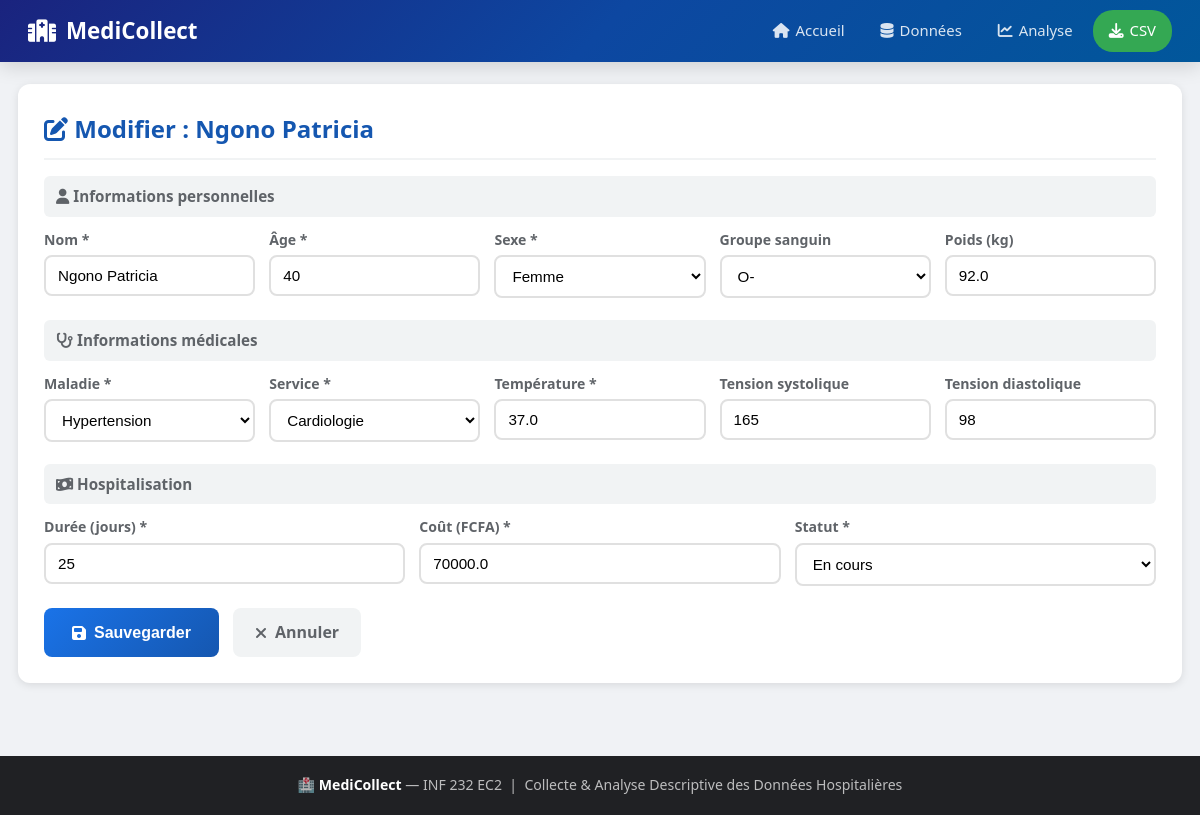
The app's page /edit/20 with its own data.
### tables this page shows
CREATE TABLE patients (
            id                   INTEGER PRIMARY KEY AUTOINCREMENT,
            nom                  TEXT    NOT NULL,
            age                  INTEGER NOT NULL,
            sexe                 TEXT    NOT NULL,
            groupe_sanguin       TEXT,
            maladie              TEXT    NOT NULL,
            service              TEXT    NOT NULL,
            temperature          REAL    NOT NULL,
            tension_systolique   INTEGER,
            tension_diastolique  INTEGER,
            poids                REAL,
            duree                INTEGER NOT NULL,
            cout                 REAL    NOT NULL,
            statut               TEXT    NOT NULL DEFAULT 'En cours',
            date_admission       TEXT    NOT NULL DEFAULT (date('now'))
        );

### app.py (the view, shortened to what this page needs)
@app.route("/edit/<int:pid>", methods=["GET","POST"])
def edit(pid):
    conn = get_db()
    p = conn.execute("SELECT * FROM patients WHERE id=?", (pid,)).fetchone()
    conn.close()
    if not p:
        flash("Patient introuvable.","danger")
        return redirect(url_for("data"))
    return render_template("edit.html", p=p,
        maladies=MALADIES, services=SERVICES,
        groupes=GROUPES, statuts=STATUTS)

### app.py (called while the page is built)
def get_db():
    conn = sqlite3.connect(DB)
    conn.row_factory = sqlite3.Row
    return conn

### templates/edit.html (shortened to what this page needs)
{% extends 'base.html' %}
{% block content %}
<div class="card">
  <h2><i class="fas fa-edit"></i> Modifier : {{ p['nom'] }}</h2>
  <form action="{{ url_for('edit', pid=p['id']) }}" method="POST">
    <div class="form-section">
      <h3><i class="fas fa-user"></i> Informations personnelles</h3>
      <div class="grid5">
        <div class="fg"><label>Nom *</label>
          <input type="text" name="nom" value="{{ p['nom'] }}" required></div>
        <div class="fg"><label>Âge *</label>
          <input type="number" name="age" value="{{ p['age'] }}" min="0" max="120" required></div>
        <div class="fg"><label>Sexe *</label>
          <select name="sexe" required>
            <option {{ 'selected' if p['sexe']=='Femme' }}>Femme</option>
          </select></div>
        <div class="fg"><label>Groupe sanguin</label>
          <select name="groupe_sanguin">
            {% for g in groupes %}
              <option {{ 'selected' if p['groupe_sanguin']==g }}>{{ g }}</option>
            {% endfor %}
          </select></div>
        <div class="fg"><label>Poids (kg)</label>
          <input type="number" step="0.1" name="poids" value="{{ p['poids'] or '' }}"></div>
      </div>
    </div>
    <div class="form-section">
      <h3><i class="fas fa-stethoscope"></i> Informations médicales</h3>
      <div class="grid5">
        <div class="fg"><label>Maladie *</label>
          <select name="maladie" required>
            {% for m in maladies %}
              <option {{ 'selected' if p['maladie']==m }}>{{ m }}</option>
            {% endfor %}
          </select></div>
        <div class="fg"><label>Service *</label>
          <select name="service" required>
            {% for s in services %}
              <option {{ 'selected' if p['service']==s }}>{{ s }}</option>
            {% endfor %}
          </select></div>
        <div class="fg"><label>Température *</label>
          <input type="number" step="0.1" name="temperature"
                 value="{{ p['temperature'] }}" min="34" max="43" required></div>
        <div class="fg"><label>Tension systolique</label>
          <input type="number" name="tension_systolique"
                 value="{{ p['tension_systolique'] or '' }}"></div>
        <div class="fg"><label>Tension diastolique</label>
          <input type="number" name="tension_diastolique"
                 value="{{ p['tension_diastolique'] or '' }}"></div>
      </div>
    </div>
    <div class="form-section">
      <h3><i class="fas fa-money-bill-wave"></i> Hospitalisation</h3>
      <div class="grid3">
        <div class="fg"><label>Durée (jours) *</label>
          <input type="number" name="duree" value="{{ p['duree'] }}" min="1" required></div>
        <div class="fg"><label>Coût (FCFA) *</label>
          <input type="number" name="cout" value="{{ p['cout'] }}" min="0" required></div>
        <div class="fg"><label>Statut *</label>
          <select name="statut" required>
            {% for st in statuts %}
              <option {{ 'selected' if p['statut']==st }}>{{ st }}</option>
            {% endfor %}
          </select></div>
      </div>
    </div>
    <div class="form-actions">
      <button class="btn-primary" type="submit">
        <i class="fas fa-save"></i> Sauvegarder</button>
      <a class="btn-secondary" href="{{ url_for('data') }}">
        <i class="fas fa-times"></i> Annuler</a>
    </div>
  </form>
</div>
{% endblock %}

### static/style.css (style rules this page uses)
:root { --pri:#1a73e8; --pri2:#1557b0; --grn:#34a853; --red:#ea4335; --ora:#ff9800; --pur:#9c27b0; --dk:#202124; --gr:#5f6368; --lt:#f1f3f4; --wh:#fff; --sh:0 2px 8px rgba(0,0,0,.1); --sh2:0 4px 20px rgba(0,0,0,.15); --rad:12px; --tr:all .25s ease; }
* { margin:0;padding:0;box-sizing:border-box }
body { font-family:'Segoe UI',system-ui,sans-serif; background:#f0f2f5;color:var(--dk);line-height:1.6 }
.card { background:var(--wh);border-radius:var(--rad); box-shadow:var(--sh);padding:26px;margin-bottom:22px }
.card h2 { color:var(--pri2);margin-bottom:16px; padding-bottom:10px;border-bottom:2px solid var(--lt) }
.form-section { margin-bottom:22px }
.form-section h3 { font-size:.95rem;color:var(--gr);padding:8px 12px; background:var(--lt);border-radius:6px;margin-bottom:12px }
.grid5 { display:grid;grid-template-columns:repeat(auto-fit,minmax(190px,1fr));gap:14px }
.grid3 { display:grid;grid-template-columns:repeat(auto-fit,minmax(190px,1fr));gap:14px }
.fg { display:flex;flex-direction:column;gap:4px }
.fg label { font-size:.88rem;font-weight:600;color:var(--gr) }
.fg input,.fg select { padding:10px 12px;border:2px solid #e0e0e0;border-radius:8px; font-size:.95rem;transition:var(--tr);background:#fff }
.btn-primary { display:inline-flex;align-items:center;gap:8px; padding:12px 28px;background:linear-gradient(135deg,var(--pri),var(--pri2)); color:#fff;border:none;border-radius:8px;font-size:1rem;font-weight:600; cursor:pointer;transition:var(--tr);margin-top:14px;text-decoration:none }
.btn-secondary { display:inline-flex;align-items:center;gap:8px; padding:12px 22px;background:var(--lt);color:var(--gr); border:none;border-radius:8px;font-size:1rem;font-weight:600; cursor:pointer;text-decoration:none;margin-top:14px }
.form-actions { display:flex;gap:14px;margin-top:18px }
.form-actions .btn-primary { margin-top:0 }
.form-actions .btn-secondary { margin-top:0 }

### records on screen
patients: nom "Ngono Patricia", age "40", poids "92.0", temperature "37.0", tension_systolique "165", tension_diastolique "98", duree "25", cout "70000.0"

### other values on screen
form field groupe_sanguin "O-"
form field maladie "Hypertension"
form field service "Cardiologie"
form field statut "En cours"
